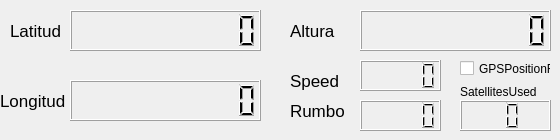
      <widget class="QWidget" name="tab_6">
       <attribute name="title">
        <string>GPS</string>
       </attribute>
       <widget class="QLCDNumber" name="lcdGPSRumbo">
        <property name="geometry">
         <rect>
          <x>360</x>
          <y>100</y>
          <width>81</width>
          <height>31</height>
         </rect>
        </property>
       </widget>
       <widget class="QLabel" name="label_136">
        <property name="geometry">
         <rect>
          <x>290</x>
          <y>20</y>
          <width>51</width>
          <height>21</height>
         </rect>
        </property>
        <property name="font">
         <font>
          <pointsize>13</pointsize>
         </font>
        </property>
        <property name="text">
         <string>Altura</string>
        </property>
       </widget>
       <widget class="QLCDNumber" name="lcdGPSSpeed">
        <property name="geometry">
         <rect>
          <x>360</x>
          <y>60</y>
          <width>81</width>
          <height>31</height>
         </rect>
        </property>
       </widget>
       <widget class="QLabel" name="label_137">
        <property name="geometry">
         <rect>
          <x>290</x>
          <y>100</y>
          <width>61</width>
          <height>21</height>
         </rect>
        </property>
        <property name="font">
         <font>
          <pointsize>13</pointsize>
         </font>
        </property>
        <property name="text">
         <string>Rumbo</string>
        </property>
       </widget>
       <widget class="QLCDNumber" name="lcdGPSLongitud">
        <property name="geometry">
         <rect>
          <x>70</x>
          <y>80</y>
          <width>191</width>
          <height>41</height>
         </rect>
        </property>
        <property name="digitCount">
         <number>10</number>
        </property>
       </widget>
       <widget class="QLCDNumber" name="lcdGPSAltura">
        <property name="geometry">
         <rect>
          <x>360</x>
          <y>10</y>
          <width>191</width>
          <height>41</height>
         </rect>
        </property>
        <property name="digitCount">
         <number>10</number>
        </property>
       </widget>
       <widget class="QLCDNumber" name="lcdGPSLatitud">
        <property name="geometry">
         <rect>
          <x>70</x>
          <y>10</y>
          <width>191</width>
          <height>41</height>
         </rect>
        </property>
        <property name="digitCount">
         <number>10</number>
        </property>
       </widget>
       <widget class="QLabel" name="label_138">
        <property name="geometry">
         <rect>
          <x>290</x>
          <y>70</y>
          <width>51</width>
          <height>21</height>
         </rect>
        </property>
        <property name="font">
         <font>
          <pointsize>13</pointsize>
         </font>
        </property>
        <property name="text">
         <string>Speed</string>
        </property>
       </widget>
       <widget class="QLabel" name="label_139">
        <property name="geometry">
         <rect>
          <x>10</x>
          <y>20</y>
          <width>61</width>
          <height>21</height>
         </rect>
        </property>
        <property name="font">
         <font>
          <pointsize>13</pointsize>
         </font>
        </property>
        <property name="text">
         <string>Latitud</string>
        </property>
       </widget>
       <widget class="QLabel" name="label_140">
        <property name="geometry">
         <rect>
          <x>0</x>
          <y>90</y>
          <width>71</width>
          <height>21</height>
         </rect>
        </property>
        <property name="font">
         <font>
          <pointsize>13</pointsize>
         </font>
        </property>
        <property name="text">
         <string>Longitud</string>
        </property>
       </widget>
       <widget class="QCheckBox" name="checkBoxGPSPositionFix">
        <property name="geometry">
         <rect>
          <x>460</x>
          <y>60</y>
          <width>91</width>
          <height>17</height>
         </rect>
        </property>
        <property name="text">
         <string>GPSPositionFix</string>
        </property>
        <property name="checkable">
         <bool>true</bool>
        </property>
       </widget>
       <widget class="QLCDNumber" name="lcdGPSSatelitesUsed">
        <property name="geometry">
         <rect>
          <x>460</x>
          <y>100</y>
          <width>91</width>
          <height>31</height>
         </rect>
        </property>
        <property name="digitCount">
         <number>2</number>
        </property>
       </widget>
       <widget class="QLabel" name="label_141">
        <property name="geometry">
         <rect>
          <x>460</x>
          <y>80</y>
          <width>86</width>
          <height>23</height>
         </rect>
        </property>
        <property name="text">
         <string>SatellitesUsed</string>
        </property>
       </widget>
      </widget>
